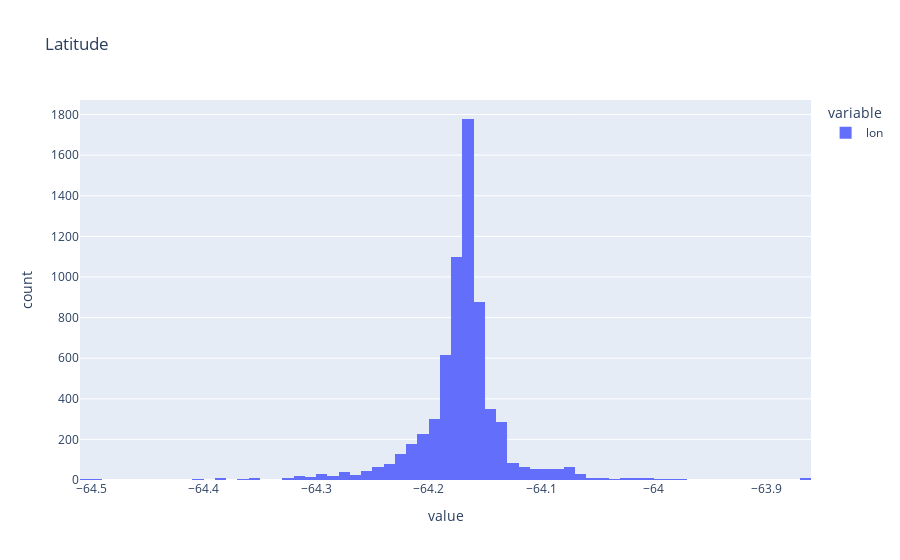

The code cell stored with this chart in its notebook:
### Code cell
raw_data["lon"].astype(float).plot.hist(nbins=100, title="Latitude")

### Figure 1 — Plotly figure (JSON) as saved in the notebook; plotly's stock layout.template omitted (floating-point values rounded to 4 significant figures; data arrays with more than 128 entries replaced by an {"elided": "..."} marker saying what was removed)
{"data": [{"alignmentgroup": "True", "bingroup": "x", "hovertemplate": "variable=lon<br>value=%{x}<br>count=%{y}<extra></extra>", "legendgroup": "lon", "marker": {"color": "#636efa", "pattern": {"shape": ""}}, "name": "lon", "nbinsx": 100, "offsetgroup": "lon", "orientation": "v", "showlegend": true, "type": "histogram", "x": {"elided": "6728 float values"}, "xaxis": "x", "yaxis": "y"}], "layout": {"barmode": "relative", "legend": {"title": {"text": "variable"}, "tracegroupgap": 0}, "title": {"text": "Latitude"}, "xaxis": {"anchor": "y", "domain": [0, 1], "title": {"text": "value"}}, "yaxis": {"anchor": "x", "domain": [0, 1], "title": {"text": "count"}}}}
